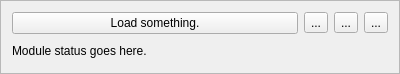
<?xml version="1.0" encoding="UTF-8"?>
<ui version="4.0">
 <class>ModuleWidget</class>
 <widget class="QFrame" name="ModuleWidget">
  <property name="geometry">
   <rect>
    <x>0</x>
    <y>0</y>
    <width>400</width>
    <height>74</height>
   </rect>
  </property>
  <property name="maximumSize">
   <size>
    <width>400</width>
    <height>16777215</height>
   </size>
  </property>
  <property name="windowTitle">
   <string>Form</string>
  </property>
  <property name="frameShape">
   <enum>QFrame::StyledPanel</enum>
  </property>
  <layout class="QGridLayout" name="gridLayout">
   <item row="0" column="2">
    <widget class="QToolButton" name="deactivateButton">
     <property name="toolTip">
      <string>Deactivate module</string>
     </property>
     <property name="text">
      <string>...</string>
     </property>
     <property name="icon">
      <iconset>
       <normaloff>../../artwork/icons/oxygen/22x22/application-exit.png</normaloff>../../artwork/icons/oxygen/22x22/application-exit.png</iconset>
     </property>
    </widget>
   </item>
   <item row="0" column="1">
    <widget class="QToolButton" name="reloadButton">
     <property name="toolTip">
      <string>Reload module</string>
     </property>
     <property name="text">
      <string>...</string>
     </property>
     <property name="icon">
      <iconset>
       <normaloff>../../artwork/icons/oxygen/22x22/view-refresh.png</normaloff>../../artwork/icons/oxygen/22x22/view-refresh.png</iconset>
     </property>
    </widget>
   </item>
   <item row="0" column="0">
    <widget class="QPushButton" name="loadButton">
     <property name="toolTip">
      <string>Load this module and all its dependencies</string>
     </property>
     <property name="text">
      <string>Load something.</string>
     </property>
     <property name="checkable">
      <bool>true</bool>
     </property>
    </widget>
   </item>
   <item row="1" column="0" colspan="3">
    <widget class="QLabel" name="statusLabel">
     <property name="text">
      <string>Module status goes here.</string>
     </property>
    </widget>
   </item>
   <item row="0" column="3">
    <widget class="QToolButton" name="cleanupButton">
     <property name="toolTip">
      <string>Clean up module status file</string>
     </property>
     <property name="text">
      <string>...</string>
     </property>
     <property name="icon">
      <iconset>
       <normaloff>../../artwork/icons/oxygen/22x22/edit-clear.png</normaloff>../../artwork/icons/oxygen/22x22/edit-clear.png</iconset>
     </property>
    </widget>
   </item>
  </layout>
 </widget>
 <resources/>
 <connections/>
</ui>
